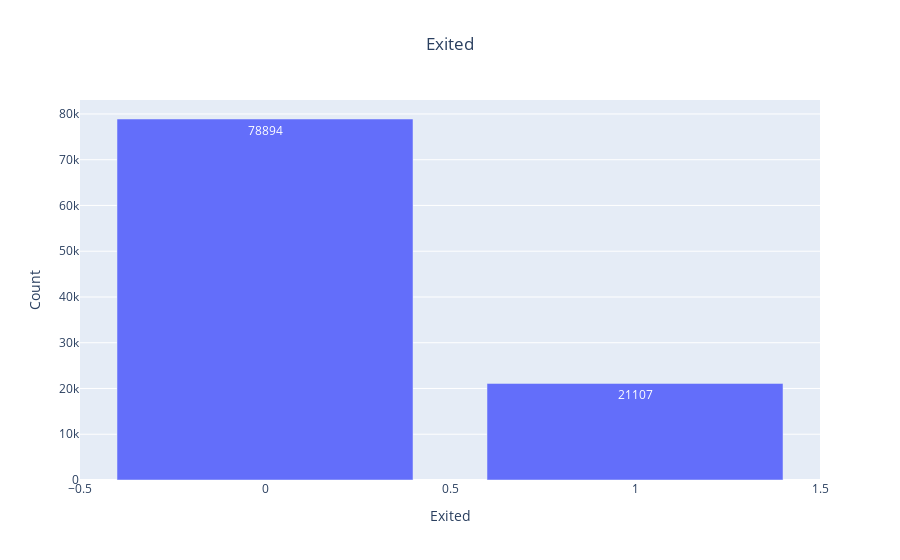

Notebook code cell kept with this figure:
### Markdown cell above
### Data Visualization

### Code cell
value_counts = df['Exited'].value_counts().reset_index()
value_counts.columns = ['Exited', 'Count']

# Plotly bar chart
fig = px.bar(value_counts, x='Exited', y='Count', title="Exited", text='Count')

# Update the layout for better aesthetics
fig.update_layout(title_text='Exited', title_x=0.5)

### Figure 1 — Plotly figure (JSON) as saved in the notebook; plotly's stock layout.template omitted (floating-point values rounded to 4 significant figures)
{"data": [{"alignmentgroup": "True", "hovertemplate": "Exited=%{x}<br>Count=%{text}<extra></extra>", "legendgroup": "", "marker": {"color": "#636efa", "pattern": {"shape": ""}}, "name": "", "offsetgroup": "", "orientation": "v", "showlegend": false, "text": [78894, 21107], "textposition": "auto", "type": "bar", "x": [0, 1], "xaxis": "x", "y": [78894, 21107], "yaxis": "y"}], "layout": {"barmode": "relative", "legend": {"tracegroupgap": 0}, "title": {"text": "Exited", "x": 0.5}, "xaxis": {"anchor": "y", "domain": [0, 1], "title": {"text": "Exited"}}, "yaxis": {"anchor": "x", "domain": [0, 1], "title": {"text": "Count"}}}}
